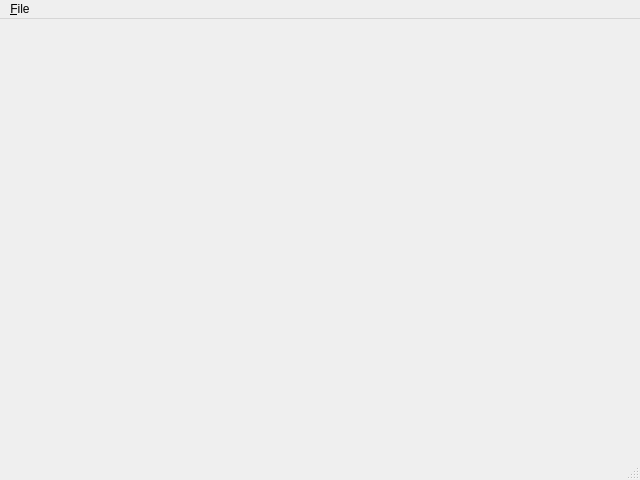
<?xml version="1.0" encoding="UTF-8"?>
<ui version="4.0">
 <class>WMainWindow</class>
 <widget class="QMainWindow" name="WMainWindow">
  <property name="geometry">
   <rect>
    <x>0</x>
    <y>0</y>
    <width>640</width>
    <height>480</height>
   </rect>
  </property>
  <property name="windowTitle">
   <string>AnalysisGUI</string>
  </property>
  <widget class="QWidget" name="centralwidget"/>
  <widget class="QMenuBar" name="menubar">
   <property name="geometry">
    <rect>
     <x>0</x>
     <y>0</y>
     <width>640</width>
     <height>25</height>
    </rect>
   </property>
   <widget class="QMenu" name="menu_File">
    <property name="title">
     <string>&amp;File</string>
    </property>
    <addaction name="quitAction"/>
   </widget>
   <addaction name="menu_File"/>
  </widget>
  <widget class="QStatusBar" name="statusbar"/>
  <action name="quitAction">
   <property name="text">
    <string>&amp;Quit</string>
   </property>
   <property name="shortcut">
    <string>Ctrl+Q</string>
   </property>
  </action>
 </widget>
 <resources/>
 <connections/>
</ui>
